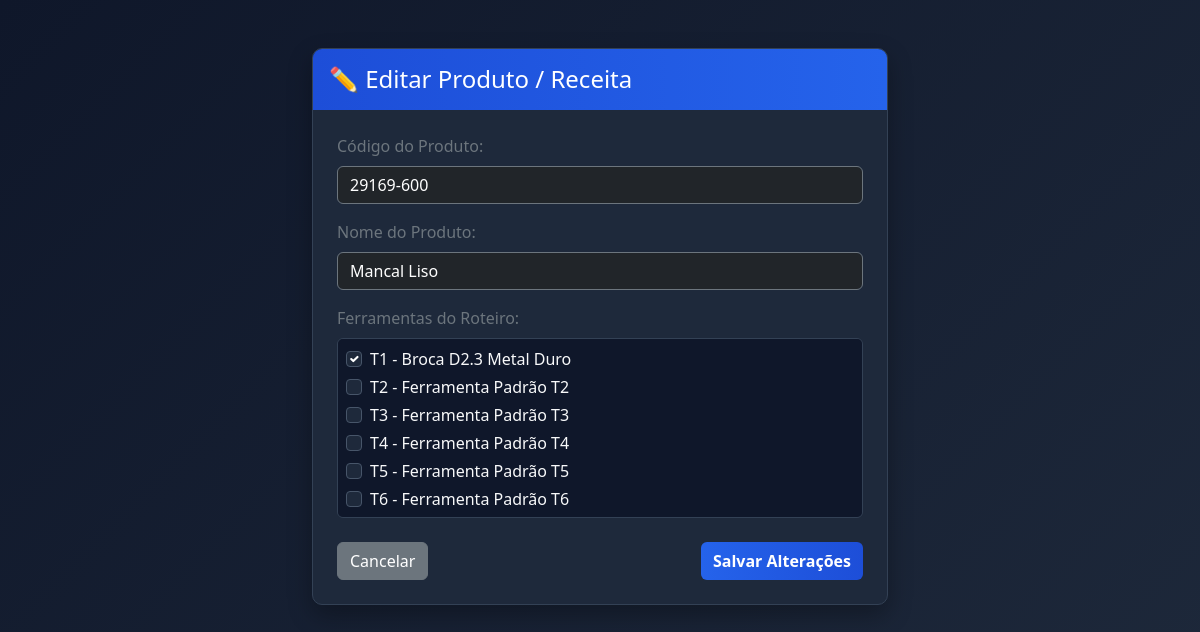
Screenshot of /editar_produto/1 (signed in) with the database file from the repository.
### tables this page shows
CREATE TABLE produtos (
            id INTEGER PRIMARY KEY AUTOINCREMENT,
            codigo TEXT UNIQUE NOT NULL,
            nome TEXT NOT NULL
        );

CREATE TABLE ferramentas (
            posicao TEXT PRIMARY KEY,
            nome TEXT NOT NULL,
            pecas_produzidas INTEGER DEFAULT 0,
            vida_util_limite INTEGER DEFAULT 1000
        );

### routes/admin.py (the view, shortened to what this page needs)
@admin_bp.route('/editar_produto/<int:id>', methods=['GET', 'POST'])
def editar_produto(id):
    if not session.get('admin'):
        return redirect(url_for('admin.login'))
    conn = get_db_connection()
    produto = conn.execute('SELECT * FROM produtos WHERE id = ?', (id,)).fetchone()
    if not produto:
        conn.close()
        flash('Produto não encontrado.', 'erro')
        return redirect(url_for('admin.index'))
    ferrs = conn.execute('SELECT posicao FROM produto_ferramentas WHERE produto_id = ?', (id,)).fetchall()
    ferramentas_selecionadas = [f['posicao'] for f in ferrs]
    ferramentas = conn.execute('SELECT * FROM ferramentas ORDER BY CAST(SUBSTR(posicao, 2) AS INTEGER)').fetchall()
    conn.close()
    return render_template('editar_produto.html', produto=produto, ferramentas_selecionadas=ferramentas_selecionadas, ferramentas=ferramentas)

### database.py (called while the page is built)
def get_db_connection():
    conn = sqlite3.connect('banco.db')
    conn.row_factory = sqlite3.Row
    conn.execute('PRAGMA foreign_keys = ON')
    return conn

### templates/editar_produto.html (shortened to what this page needs)
<!DOCTYPE html>
<html lang="pt-BR">
<head>
    <link rel="stylesheet" href="https://cdn.jsdelivr.net/npm/bootstrap@5.3.0/dist/css/bootstrap.min.css">
    <link rel="stylesheet" href="{{ url_for('static', filename='css/style.css') }}">
</head>
<body class="py-5">
    <div class="container" style="max-width: 600px;">
        <div class="card card-custom">
            <div class="card-header card-header-blue py-3">
                <h4 class="mb-0 text-white">✏️ Editar Produto / Receita</h4>
            </div>
            <div class="card-body p-4">
                <form method="POST">
                    <div class="mb-3">
                        <label class="form-label text-secondary">Código do Produto:</label>
                        <input type="text" name="codigo" class="form-control bg-dark text-white border-secondary" value="{{ produto.codigo }}" required>
                    </div>
                    <div class="mb-3">
                        <label class="form-label text-secondary">Nome do Produto:</label>
                        <input type="text" name="nome" class="form-control bg-dark text-white border-secondary" value="{{ produto.nome }}" required>
                    </div>
                    <div class="mb-3">
                        <label class="form-label text-secondary">Ferramentas do Roteiro:</label>
                        <div class="p-2 rounded" style="max-height: 180px; overflow-y: auto; background-color: #0f172a; border: 1px solid #334155;">
                            {% for f in ferramentas %}
                                <div class="form-check mb-1">
                                    <input class="form-check-input" type="checkbox" name="ferramentas_usadas" value="{{ f.posicao }}" id="chk_{{ f.posicao }}" {% if f.posicao in ferramentas_selecionadas %}checked{% endif %} style="background-color: #1e293b; border-color: #475569;">
                                    <label class="form-check-label text-light" for="chk_{{ f.posicao }}" style="cursor:pointer;">
                                        {{ f.posicao }} - {{ f.nome }}
                                    </label>
                                </div>
                            {% endfor %}
                        </div>
                    </div>
                    <div class="d-flex justify-content-between mt-4">
                        <a href="{{ url_for('admin.index') }}" class="btn btn-secondary">Cancelar</a>
                        <button type="submit" class="btn btn-blue">Salvar Alterações</button>
                    </div>
                </form>
            </div>
        </div>
    </div>
</body>
</html>

### static/css/style.css (style rules this page uses)
body { background: linear-gradient(135deg, #0f172a 0%, #1e293b 100%); color: #f8fafc; min-height: 100vh; font-family: 'Segoe UI', Tahoma, Geneva, Verdana, sans-serif; }
.card-custom { background-color: #1e293b; border: 1px solid #334155; border-radius: 10px; box-shadow: 0 10px 25px rgba(0, 0, 0, 0.3); backdrop-filter: blur(10px); }
.card-header-blue { background: linear-gradient(90deg, #1d4ed8 0%, #2563eb 100%); color: #ffffff; border-bottom: none; border-radius: 9px 9px 0 0 !important; font-weight: 600; }
.form-control, .form-select { background-color: #0f172a; border: 1px solid #334155; color: #f8fafc; }
.form-control::placeholder { color: #64748b; }
.btn-blue { background: linear-gradient(90deg, #2563eb 0%, #1d4ed8 100%); border: none; color: #ffffff; font-weight: 600; transition: all 0.3s ease; }

### rows the page displays
produtos: codigo "29169-600", nome "Mancal Liso"
ferramentas: posicao "☑", posicao "T1", nome "Broca D2.3 Metal Duro"
ferramentas: posicao "T2", nome "Ferramenta Padrão T2"
ferramentas: posicao "T3", nome "Ferramenta Padrão T3"
ferramentas: posicao "T4", nome "Ferramenta Padrão T4"
ferramentas: posicao "T5", nome "Ferramenta Padrão T5"
ferramentas: posicao "T6", nome "Ferramenta Padrão T6"
